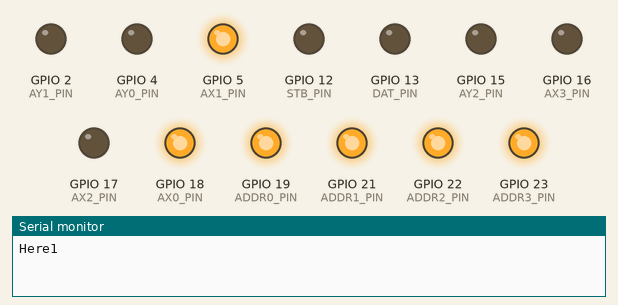
Recording of a sketch running on a simulated ESP32. Parts: output pins drawn as LEDs (lit = HIGH), the last lines printed to the serial monitor.

Above: at 1.0 s.
At 3.0 s:
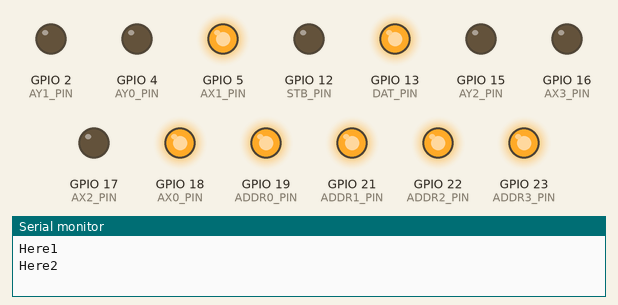
Timing chart, 0 to 5.2 s (numbered marks = the images above):
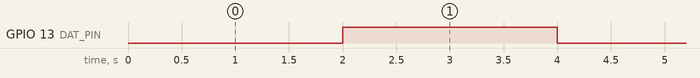

The sketch:

ESP32.ino
```cpp
#include "Arduino.h"

#define STB_PIN 12
#define DAT_PIN 13

#define AY0_PIN 4
#define AY1_PIN 2
#define AY2_PIN 15

#define AX0_PIN 18
#define AX1_PIN 5
#define AX2_PIN 17
#define AX3_PIN 16

#define ADDR0_PIN 19
#define ADDR1_PIN 21
#define ADDR2_PIN 22
#define ADDR3_PIN 23

#define MAX_ADDRESS 15
#define MAX_AX 15
#define MAX_AY 7

void setupPins() {
  pinMode(STB_PIN, OUTPUT);
  pinMode(DAT_PIN, OUTPUT);

  pinMode(AY0_PIN, OUTPUT);
  pinMode(AY1_PIN, OUTPUT);
  pinMode(AY2_PIN, OUTPUT);

  pinMode(AX0_PIN, OUTPUT);
  pinMode(AX1_PIN, OUTPUT);
  pinMode(AX2_PIN, OUTPUT);
  pinMode(AX3_PIN, OUTPUT);

  pinMode(ADDR0_PIN, OUTPUT);
  pinMode(ADDR1_PIN, OUTPUT);
  pinMode(ADDR2_PIN, OUTPUT);
  pinMode(ADDR3_PIN, OUTPUT);
}

int setConnection(uint8_t addr, uint8_t AX, uint8_t AY, bool mode) {
  if (addr > MAX_ADDRESS || AX > MAX_AX || AY > MAX_AY) {
    return -1;
  }

  // Set ADDR_PORT bits using digitalWrite
  digitalWrite(ADDR0_PIN, 1);
  digitalWrite(ADDR1_PIN, 1);
  digitalWrite(ADDR2_PIN, 1);
  digitalWrite(ADDR3_PIN, 1);

  // Set AX_PORT bits using digitalWrite
  digitalWrite(AX0_PIN, 1);
  digitalWrite(AX1_PIN, 1);
  digitalWrite(AX2_PIN, 0);
  digitalWrite(AX3_PIN, 0);

  // Set AY_PORT bits using digitalWrite
  digitalWrite(AY0_PIN, 0);
  digitalWrite(AY1_PIN, 0);
  digitalWrite(AY2_PIN, 0);

  digitalWrite(DAT_PIN, mode);

  digitalWrite(STB_PIN, HIGH);  // Set STB high

  delayMicroseconds(2);

  digitalWrite(STB_PIN, LOW);  // Set STB low

  return 1;
}

void setup() {
  Serial.begin(9600);
  setupPins();
  setConnection(0b1111, 1, 1, true);
}

void loop() {
  digitalWrite(DAT_PIN, 0);
  Serial.println("Here1");

  delay(2000);

  digitalWrite(DAT_PIN, 1);
  Serial.println("Here2");


  delay(2000);

}
```

Measured:
- by itself, GPIO 13 (DAT_PIN): alternates HIGH for 2.0 s and LOW for 2.0 s
